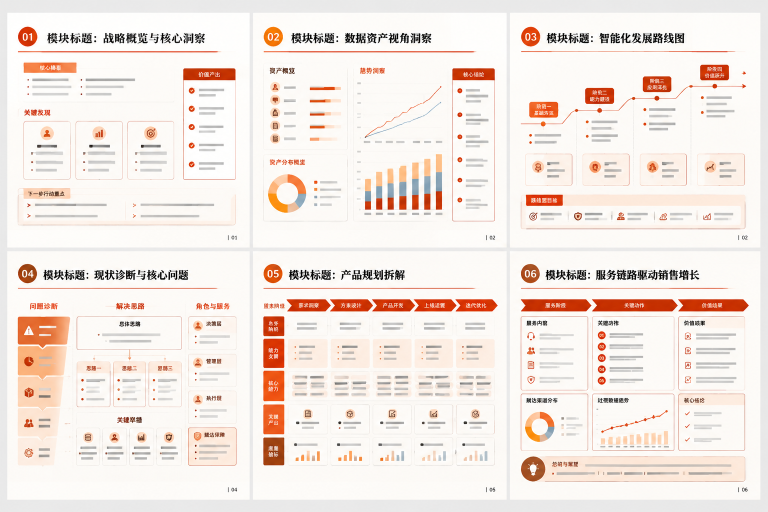
#> input picture ppt-design/assets/style-templates/20260628-deidentified-orange-financial-style-corporate-insur-3be19e/collage.png, 1536 x 1024 px (shown at 1/2 size)
$ python -i compose_hybrid_slide.py   (imports and definitions only)
#> lines starting #> are read from the running program, lines starting #| are printed output that depends on the picture; after the words box and inside, x2 and y2 are one past the last pixel; in counts of white or black regions, pixels touching at a corner belong together
#> further down, picture is the input picture: PIL image 1536x1024 RGB; mean R, G, B 243.5, 232.8, 226.6
#!/usr/bin/env python3
"""Compose a generated content image into a deterministic 16:9 PPT shell."""

from __future__ import annotations

import argparse
import json
from pathlib import Path

from PIL import Image, ImageChops, ImageDraw, ImageFont, ImageOps


CANVAS_SIZE = (1920, 1080)
CONTENT_BOX = (104, 194, 1816, 964)
BACKGROUND = (248, 250, 252)
PAPER = (255, 255, 255)
INK = (31, 41, 51)
MUTED = (104, 116, 132)
LINE = (216, 222, 230)
ACCENT = (241, 90, 36)

FONT_FILES = {
    "黑体": "/System/Library/Fonts/STHeiti Medium.ttc",
    "微软雅黑": "/System/Library/Fonts/STHeiti Medium.ttc",
    "思源黑体": "/System/Library/Fonts/STHeiti Medium.ttc",
    "华文楷体": "/System/Library/Fonts/Supplemental/Kaiti.ttc",
    "宋体": "/System/Library/Fonts/Supplemental/Songti.ttc",
    "华文中宋": "/System/Library/Fonts/Supplemental/Songti.ttc",
    "苹方": "/System/Library/Fonts/STHeiti Medium.ttc",
}


# [19 lines left out: functions parse_args, font_file, not called in this run]


def load_font(font_name: str, size: int) -> ImageFont.FreeTypeFont:
    return ImageFont.truetype(font_file(font_name), size=size)


# [6 lines left out: function fitted_font, not called in this run]


def crop_full_slide_content(image: Image.Image) -> Image.Image:
    width, height = image.size
    return image.crop((int(width * 0.045), int(height * 0.19), int(width * 0.955), int(height * 0.90)))


# [10 lines left out: function edge_mask, not called in this run]


def normalize_outer_background(image: Image.Image) -> Image.Image:
    """Replace only the edge-connected near-white canvas with the shell background."""
    normalized = image.convert("RGB")
    width, height = normalized.size
#> width = 1536; height = 1024
    marked = normalized.copy()
    sentinel = (1, 2, 3)
    x_step = max(1, width // 32)
#> x_step = 48
    y_step = max(1, height // 18)
#> y_step = 56
    seeds = (
        [(x, 0) for x in range(0, width, x_step)]
        + [(x, height - 1) for x in range(0, width, x_step)]
        + [(0, y) for y in range(0, height, y_step)]
        + [(width - 1, y) for y in range(0, height, y_step)]
        + [(width - 1, height - 1)]
    )
    for seed in seeds:
        pixel = marked.getpixel(seed)
        if pixel != sentinel and min(pixel) >= 232:
            ImageDraw.floodfill(marked, seed, sentinel, thresh=24)
#> this loop made 103 passes
#> pixel on passes 1 to 12: (230, 231, 230), (233, 233, 233), (1, 2, 3), (1, 2, 3), (1, 2, 3), (1, 2, 3), (1, 2, 3), (1, 2, 3), (1, 2, 3), (1, 2, 3), (1, 2, 3), (1, 2, 3)
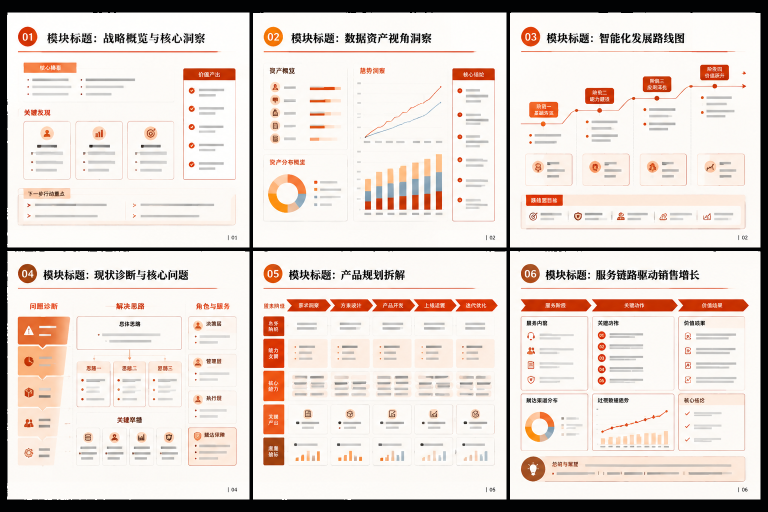
#> marked: PIL image 1536x1024 RGB (shown at 1/2 size); mean R, G, B 224.3, 213.7, 207.5
    red, green, blue = marked.split()
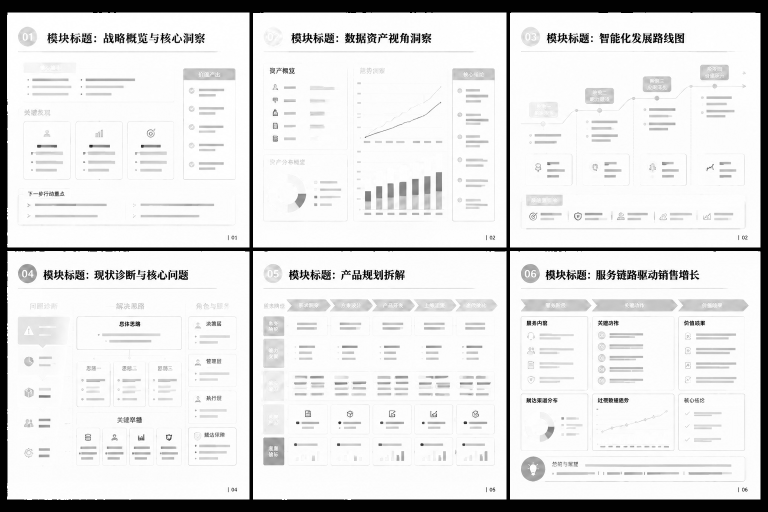
#> red: PIL image 1536x1024 L (shown at 1/2 size); min 0, max 255, mean 224.3
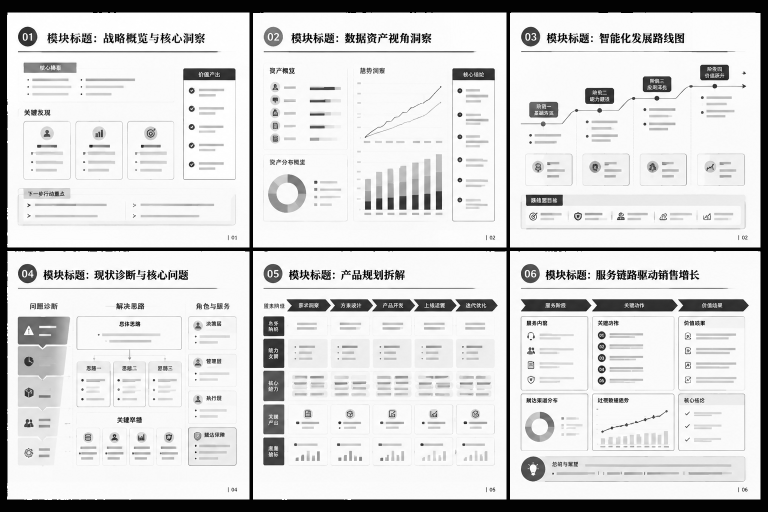
#> green: PIL image 1536x1024 L (shown at 1/2 size); min 0, max 255, mean 213.7
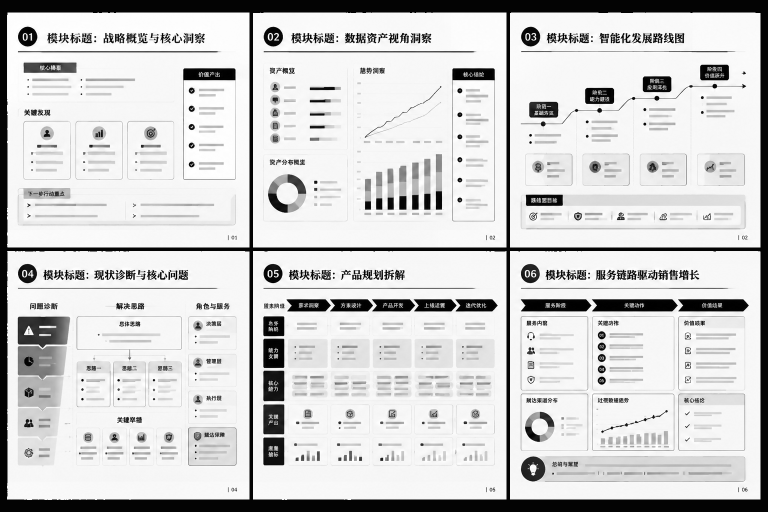
#> blue: PIL image 1536x1024 L (shown at 1/2 size); min 0, max 255, mean 207.5
    red_mask = red.point(lambda value: 255 if value == sentinel[0] else 0)
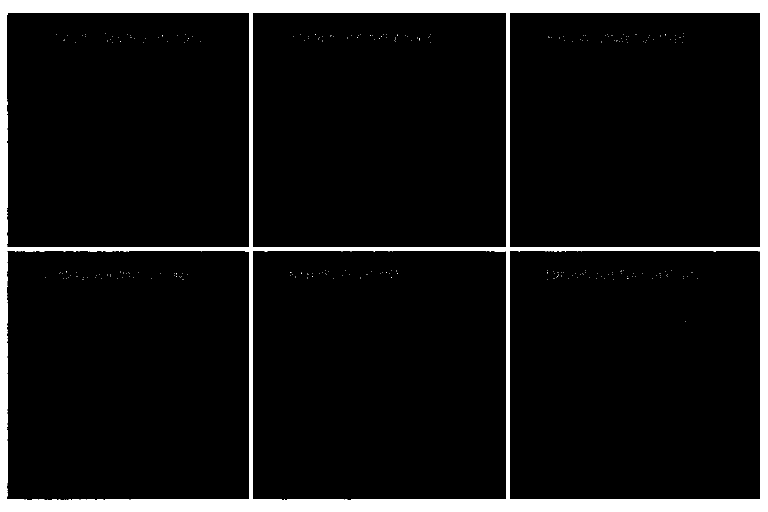
#> red_mask: PIL image 1536x1024 L (shown at 1/2 size); 8.3% white; 267 white regions (266 under 20 px), largest, box (x1, y1, x2, y2) and area: (0, 0, 1536, 1024) 130035
    green_mask = green.point(lambda value: 255 if value == sentinel[1] else 0)
    blue_mask = blue.point(lambda value: 255 if value == sentinel[2] else 0)
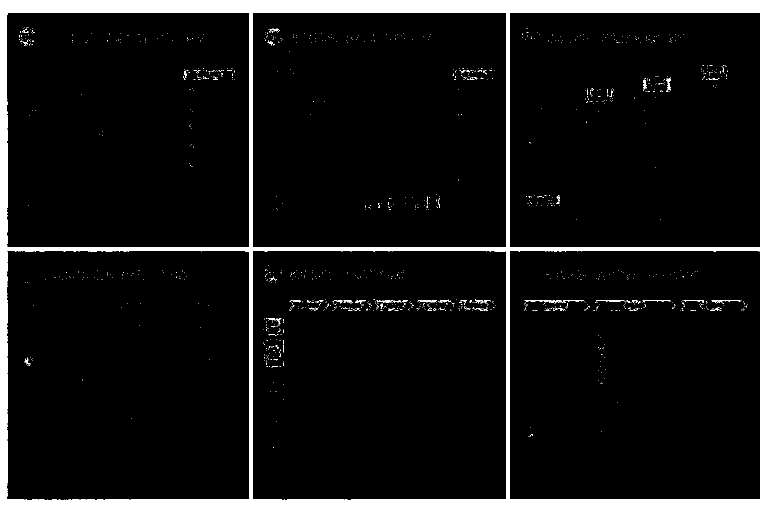
#> blue_mask: PIL image 1536x1024 L (shown at 1/2 size); 8.5% white; 1290 white regions (1252 under 20 px), largest, box (x1, y1, x2, y2) and area: (0, 0, 1536, 1024) 130035, (1049, 600, 1124, 607) 165, (1423, 601, 1481, 606) 102
    outer_background = ImageChops.multiply(ImageChops.multiply(red_mask, green_mask), blue_mask)
    normalized.paste(BACKGROUND, (0, 0, width, height), outer_background)
    return normalized


# [6 lines left out: function prepare_content, not called in this run]


def draw_background(draw: ImageDraw.ImageDraw) -> None:
    draw.rectangle((0, 0, CANVAS_SIZE[0], CANVAS_SIZE[1]), fill=BACKGROUND)


# [74 lines left out: functions compose, main, not called in this run]


# [2 lines not run here, left out]

>>> from PIL import Image
>>> picture = Image.open('../../ppt-design/assets/style-templates/20260628-deidentified-orange-financial-style-corporate-insur-3be19e/collage.png')
>>> result = normalize_outer_background(picture)
